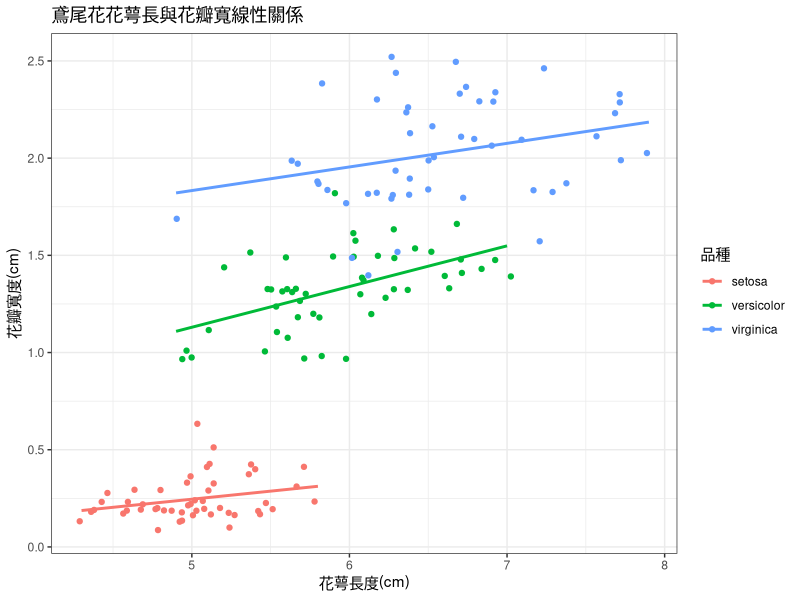

This chart was generated by the following R code:
## ---- chunk 1
print('Hello world!')
## ---- chunk 2
pkg <- 'ggplot2'
if ( !pkg %in% installed.packages()) install.packages(pkg) 
invisible(lapply(pkg, library, character.only = TRUE))

ggplot(data = iris, mapping = aes(x = Sepal.Length, y = Petal.Width, color = Species))+
  geom_jitter()+
  geom_smooth(method='lm',se=F)+
  theme_bw()+
  labs(x='花萼長度(cm)',
       y='花瓣寬度(cm)',
       color = '品種',
       title = '鳶尾花花萼長與花瓣寬線性關係')

